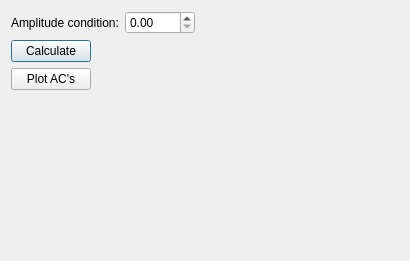
<?xml version="1.0" encoding="UTF-8"?>
<ui version="4.0">
 <class>Dialog</class>
 <widget class="QDialog" name="Dialog">
  <property name="geometry">
   <rect>
    <x>0</x>
    <y>0</y>
    <width>410</width>
    <height>261</height>
   </rect>
  </property>
  <property name="windowTitle">
   <string>NON_DA_amplitude</string>
  </property>
  <layout class="QGridLayout" name="gridLayout">
   <item row="0" column="0">
    <layout class="QFormLayout" name="formLayout">
     <item row="0" column="0">
      <widget class="QLabel" name="label_non_da">
       <property name="font">
        <font>
         <pointsize>9</pointsize>
        </font>
       </property>
       <property name="text">
        <string>Amplitude condition:</string>
       </property>
      </widget>
     </item>
     <item row="0" column="1">
      <widget class="QDoubleSpinBox" name="doubleSpinBox_non_da">
       <property name="maximumSize">
        <size>
         <width>70</width>
         <height>16777215</height>
        </size>
       </property>
       <property name="font">
        <font>
         <pointsize>9</pointsize>
        </font>
       </property>
      </widget>
     </item>
     <item row="1" column="0">
      <widget class="QPushButton" name="pushButtonCalculate_non_da">
       <property name="text">
        <string>Calculate</string>
       </property>
      </widget>
     </item>
     <item row="3" column="0">
      <widget class="QPushButton" name="pushButtonPlot_non_da">
       <property name="text">
        <string>Plot AC's</string>
       </property>
      </widget>
     </item>
     <item row="1" column="1">
      <widget class="QLabel" name="labelPeaksNumber_non_da">
       <property name="font">
        <font>
         <pointsize>9</pointsize>
        </font>
       </property>
       <property name="text">
        <string/>
       </property>
      </widget>
     </item>
    </layout>
   </item>
  </layout>
 </widget>
 <resources/>
 <connections/>
</ui>
